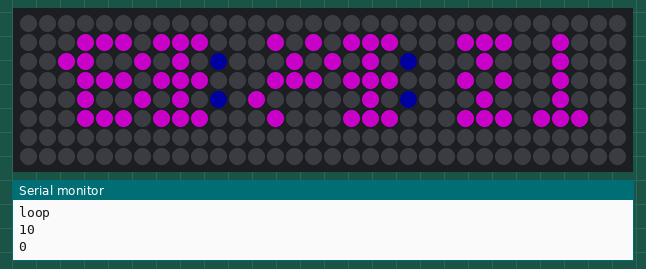
This sketch was run on a simulated ESP32. Shown: 32×8 RGB LED matrix (first LED top left, wired row by row), the last lines printed to the serial monitor. Dim RGB values are drawn brighter than linear; WiFi joins after 1.5 s; servers stay silent unless stated; network time is answered at once with the bench clock; the local clock reads 2024-03-15 10:24:30 at power-on unless the sketch sets it.

Above: at 3.79 s.
At 8.1 s:
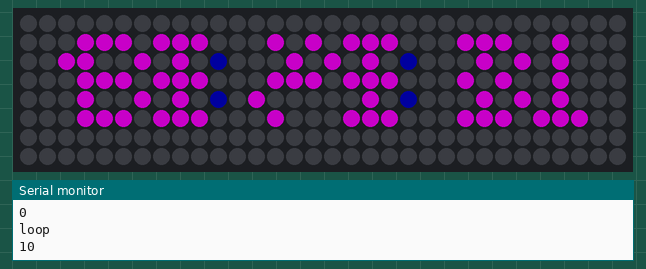
At 12.1 s:
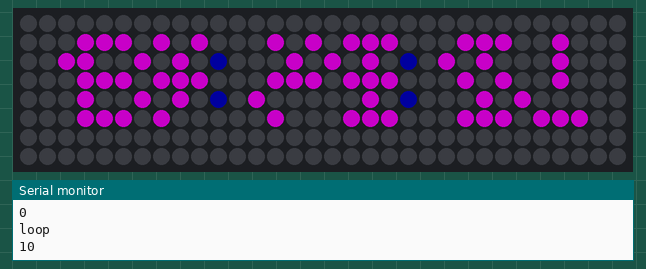
At 21.1 s:
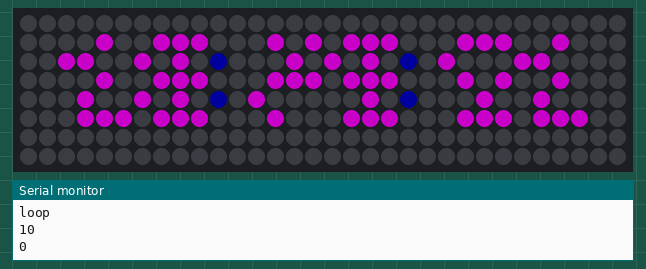
At 29.1 s:
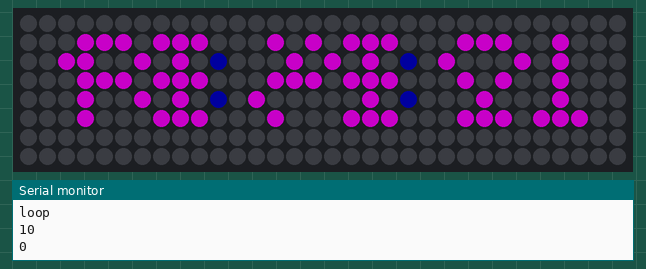
At 38.1 s:
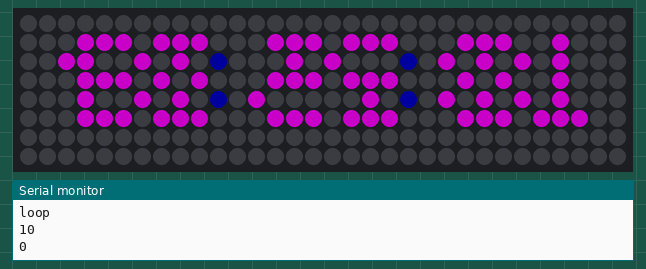

Measured:
- what the display in image 0 shows lasts 0.4 s, from 3.6 s to 4.0 s
- what the display in image 1 shows lasts 1.1 s, from 8.0 s to 9.1 s

The sketch:

clock_loop.ino
```cpp
// Potentially update every second instead (microperformance)
// Thoughts are that this is far from optimised
#include <FastLED.h>
#include <time.h>
#include <WiFi.h>
#include <NTPClient.h>
#include <WiFiUdp.h>

// Replace with your network credentials
const char* ssid     = "27 Corner Hall_Upstairs";
const char* password = "Password@1";

// Define NTP Client to get time
WiFiUDP ntpUDP;
NTPClient timeClient(ntpUDP);

String formattedDate;
#define WIDTH 32
#define HEIGHT 8
#define NUM_LEDS WIDTH*HEIGHT
#define DATA_PIN 4
#define FPS 100
CRGB leds[NUM_LEDS];
CRGB matrix[HEIGHT][WIDTH];
bool number_array[13][15] = {
{1, 1, 1, 1, 0, 1, 1, 0, 1, 1, 0, 1, 1, 1, 1},  // 0
{0, 1, 0, 1, 1, 0, 0, 1, 0, 0, 1, 0, 1, 1, 1},  // 1
{1, 1, 1, 0, 0, 1, 1, 1, 1, 1, 0, 0, 1, 1, 1},  // 2
{1, 1, 1, 0, 0, 1, 1, 1, 1, 0, 0, 1, 1, 1, 1},  // 3
{1, 0, 1, 1, 0, 1, 1, 1, 1, 0, 0, 1, 0, 0, 1},  // 4
{1, 1, 1, 1, 0, 0, 1, 1, 1, 0, 0, 1, 1, 1, 1},  // 5
{1, 1, 1, 1, 0, 0, 1, 1, 1, 1, 0, 1, 1, 1, 1},  // 6
{1, 1, 1, 0, 0, 1, 0, 0, 1, 0, 0, 1, 0, 0, 1},  // 7
{1, 1, 1, 1, 0, 1, 1, 1, 1, 1, 0, 1, 1, 1, 1},  // 8
{1, 1, 1, 1, 0, 1, 1, 1, 1, 0, 0, 1, 0, 0, 1},  // 9
{0, 0, 0, 0, 1, 0, 0, 0, 0, 0, 1, 0, 0, 0, 0},  // : (10)
{1, 0, 1, 0, 0, 1, 0, 1, 0, 1, 0, 0, 1, 0, 1},  // % (11)
{0, 0, 0, 0, 1, 0, 1, 1, 1, 0, 1, 0, 0, 0, 0},  // + (12)
};

void setup() {
  Serial.begin(9600);
  FastLED.addLeds<WS2811, DATA_PIN, GRB>(leds, NUM_LEDS);
  for (int i=0; i<NUM_LEDS; i++) {
    leds[i] = CRGB(0,0,0);
  }
  FastLED.show();
  delay(2000);
  WiFi.begin(ssid, password);
  while (WiFi.status() != WL_CONNECTED) {
    delay(500);
    Serial.print(".");
  while(!timeClient.update()) {
    timeClient.forceUpdate();
  }
}

// Initialize a NTPClient to get time
  timeClient.begin();
  // Set offset time in seconds to adjust for your timezone, for example:
  // GMT +1 = 3600
  // GMT +8 = 28800
  // GMT -1 = -3600x
  // GMT 0 = 0
  timeClient.setTimeOffset(3600);
}

void place_3x5_num(int num, int row, int col) {
  for (int p=0; p<5; p++) {
    for (int q=0; q<3; q++) {
      if (number_array[num][3*p+q]) {
        matrix[row+p][col+q] = CRGB(100, 0, 100);
      }
      else{
        matrix[row+p][col+q] = CRGB(0, 0, 0);
      }
    }
  }
}

void show_pixels() {
  for (int i = 0; i < HEIGHT; i++) {
    for (int j = 0; j < WIDTH; j++) {
      if (i%2) {
        leds[WIDTH*i+WIDTH-1-j] = matrix[i][j];
      }
      else {
        leds[WIDTH*i+ j] = matrix[i][j];
      }
    }
  }
  FastLED.show();
  FastLED.delay(1000/FPS);
  Serial.println(matrix[1][2].red);
}

void clock_loop1() {

  place_3x5_num(formattedDate.substring(0,1).toInt(), 1, 2);
  place_3x5_num(formattedDate.substring(1,2).toInt(), 1, 6);
  place_3x5_num(formattedDate.substring(3,4).toInt(), 1, 12);
  place_3x5_num(formattedDate.substring(4,5).toInt(), 1, 16);
  place_3x5_num(formattedDate.substring(6,7).toInt(), 1, 22);
  place_3x5_num(formattedDate.substring(7,8).toInt(), 1, 26);
  Serial.println(formattedDate.substring(0,2));

  matrix[2][10] = CRGB(0, 0, 30);
  matrix[4][10] = CRGB(0, 0, 30);
  matrix[2][20] = CRGB(0, 0, 30);
  matrix[4][20] = CRGB(0, 0, 30);

  show_pixels();
}

void loop() {

//  while(!timeClient.update()) {
//    timeClient.forceUpdate();
//  }
  formattedDate = timeClient.getFormattedTime();
  clock_loop1();
  delay(50);
  Serial.println("loop");

}
```
